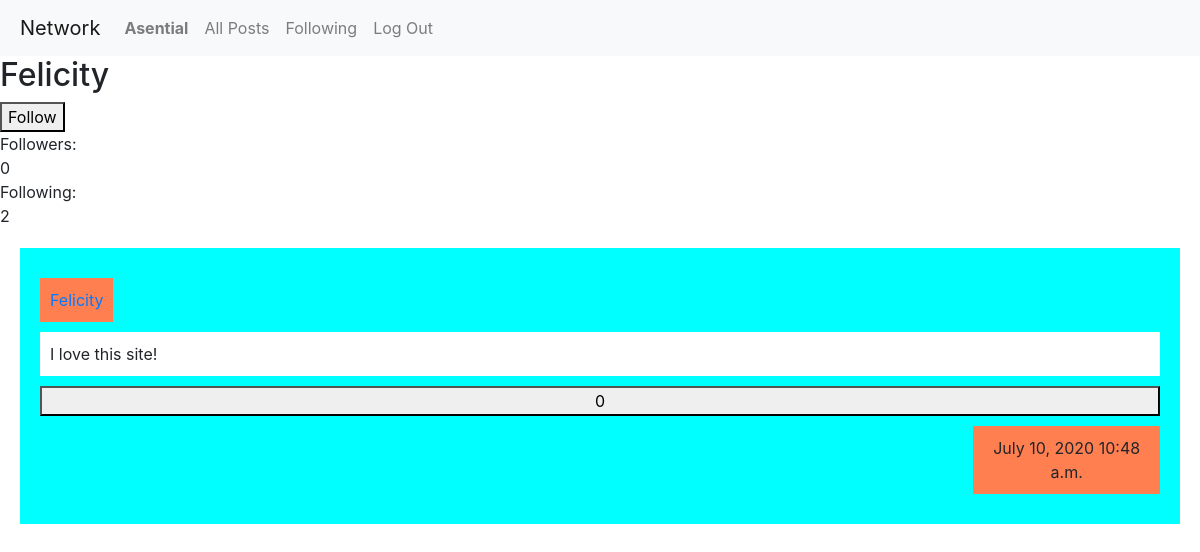
The app's page /profile/Felicity (signed in) with its own data.
### network/models.py (models this page shows, shortened)
class User(AbstractUser):
    pass

class Post(models.Model):
    user = models.ForeignKey(User, on_delete=models.CASCADE)
    content = models.TextField(max_length=400)
    likes = models.IntegerField(default=0)
    date = models.DateField(auto_now=False, auto_now_add=True)
    time = models.TimeField(auto_now=False, auto_now_add=True)

### network/views.py (the view)
# urls.py: path("profile/<username>", views.profile, name="profile"),
def profile(request, username):
    user = User.objects.get(username = username)
    posts = Post.objects.all().filter(user = user.id).order_by('-id')
    if request.user.is_authenticated:
        follower = Follower.objects.get(name=user)
        followersCount = follower.followers.count()
        following = Follow.objects.get(name=user)
        followingCount = following.following.count()
        follow = Follow.objects.get(name=request.user)
        followed = follow.following.all()
        liked = Liked.objects.get(name=request.user)
        likedlist = liked.post.all().order_by('-id')
        return render(request, "network/profile.html", {
            "username": user,
            "posts": posts,
            "liked": likedlist,
            "followed": followed,
            "followersCount": followersCount,
            "followingCount": followingCount
        })
    else:
        return render(request, "network/profile.html", {
            "username": user,
            "posts": posts
        })

### network/templates/network/profile.html (shortened to what this page needs)
{% extends "network/layout.html" %}
{% block body %}
{% if user.is_authenticated %}
    {% if request.user == username %}
        <h2> {{request.user}} </h2>
    {% else %}
        <h2> {{username}} </h2>
        {% if username in followed %}
            <button class="unfollow" name="{{username}}">Following!</button>
        {% else %}
            <button class="follow" name="{{username}}">Follow</button>
        {% endif %}
    {% endif %}
    <div>
        Followers: <div id="followersCount">{{followersCount}}</div>
    </div>
    <div>
        Following: <div id="followingCount">{{followingCount}}</div>
    </div>
    {% for post in posts %}
        {% if post in liked %}
            <div class="post">
                <div class="user"><a href="{% url 'profile' post.user %}">{{post.user}}</a></div>
                <div class="content">{{post.content}}</div>
                <button class="dislike" id="{{post.id}}">{{post.likes}}</button>
                <f class="row">
                    <div class="col-10"></div>
                    <div class="timestamp col-2">{{post.date}} {{post.time}}</div>
                </f>
            </div>
        {% else %}
            <div class="post">
                <div class="user"><a href="{% url 'profile' post.user %}">{{post.user}}</a></div>
                <div class="content">{{post.content}}</div>
                <button class="like" id="{{post.id}}">{{post.likes}}</button>
                <f class="row">
                    <div class="col-10"></div>
                    <div class="timestamp col-2">{{post.date}} {{post.time}}</div>
                </f>
            </div>
        {% endif %}
    {% endfor %}
{% endif %}
{% endblock %}

### network/templates/network/layout.html (shortened to what this page needs)
{% load static %}
<!DOCTYPE html>
<html lang="en">
    <head>
        <link rel="stylesheet" href="https://stackpath.bootstrapcdn.com/bootstrap/4.4.1/css/bootstrap.min.css">
        <link href="{% static 'network/styles.css' %}" rel="stylesheet">
    </head>
    <body>
        <nav class="navbar navbar-expand-lg navbar-light bg-light" style="padding-left: 20px;">
            <a class="navbar-brand" href="#">Network</a>
            <div>
              <ul class="navbar-nav mr-auto">
                {% if user.is_authenticated %}
                    <li class="nav-item">
                        <a class="nav-link" href="#"><strong>{{ user.username }}</strong></a>
                    </li>
                {% endif %}
                <li class="nav-item">
                  <a class="nav-link" href="{% url 'index' %}">All Posts</a>
                </li>
                {% if user.is_authenticated %}
                    <li class="nav-item">
                        <a class="nav-link" href="{% url 'following' %}">Following</a>
                    </li>
                    <li class="nav-item">
                        <a class="nav-link" href="{% url 'logout' %}">Log Out</a>
                    </li>
                {% endif %}
              </ul>
            </div>
          </nav>
        <div class="body">
            {% block body %}
            {% endblock %}
        </div>
    </body>
</html>

### network/static/network/styles.css (style rules this page uses)
.post { margin: 20px 20px; padding: 20px 20px; background-color: cyan; display: flex; flex-direction: column; }
.user { background-color: coral; width: fit-content; display: inline-block; text-align: center; margin-top: 10px }
.content { margin: 10px 0; background-color: white; }
.timestamp { background-color: coral; text-align: center; width: 25%; }
.row { margin: 10px 0; }
.user, .likes, .content, .timestamp { padding: 10px 10px; }

### records on screen
User: username "Asential"
User: username "Felicity"
Post: user "Felicity", content "I love this site!", likes "0", date "July 10, 2020", time "10:48 a.m."

### other values on screen
{{ followersCount }} "0"
{{ followingCount }} "2"
